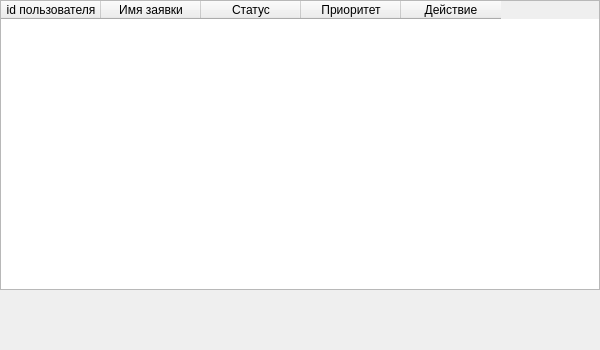
<?xml version="1.0" encoding="UTF-8"?>
<ui version="4.0">
 <class>Admin_Form</class>
 <widget class="QWidget" name="Admin_Form">
  <property name="geometry">
   <rect>
    <x>0</x>
    <y>0</y>
    <width>600</width>
    <height>350</height>
   </rect>
  </property>
  <property name="windowTitle">
   <string>Окно админа</string>
  </property>
  <widget class="QTableWidget" name="request_table">
   <property name="geometry">
    <rect>
     <x>0</x>
     <y>0</y>
     <width>600</width>
     <height>290</height>
    </rect>
   </property>
   <column>
    <property name="text">
     <string>id пользователя</string>
    </property>
   </column>
   <column>
    <property name="text">
     <string>Имя заявки</string>
    </property>
   </column>
   <column>
    <property name="text">
     <string>Статус</string>
    </property>
   </column>
   <column>
    <property name="text">
     <string>Приоритет</string>
    </property>
   </column>
   <column>
    <property name="text">
     <string>Действие</string>
    </property>
   </column>
  </widget>
 </widget>
 <resources/>
 <connections/>
</ui>
